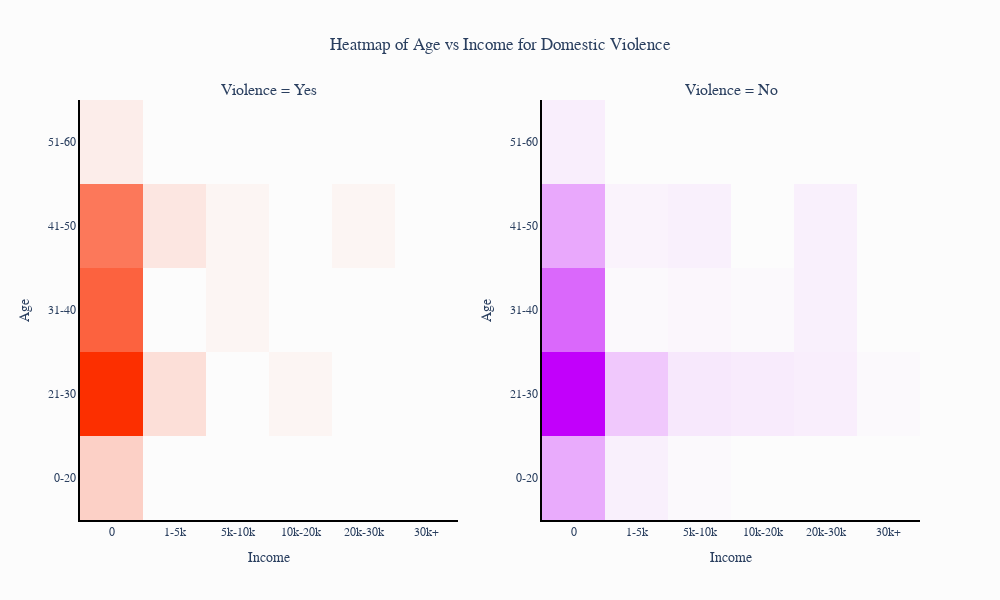

The notebook cell saved with this chart:
### Code cell
import pandas as pd
import plotly.express as px
import plotly.graph_objects as go
from plotly.subplots import make_subplots

# Convert Income to numeric, replacing non-numeric values with 0
df['Income'] = pd.to_numeric(df['Income'], errors='coerce').fillna(0)

# Create age bins
age_bins = [0, 20, 30, 40, 50, 60]
age_labels = ['0-20', '21-30', '31-40', '41-50', '51-60']

# Create income bins
income_bins = [0, 1000, 5000, 10000, 20000, 30000, df['Income'].max()]
income_labels = ['0', '1-5k', '5k-10k', '10k-20k', '20k-30k', '30k+']

# Function to create pivot table
def create_pivot(df):
    df['Age_bin'] = pd.cut(df['Age'], bins=age_bins, labels=age_labels, include_lowest=True)
    df['Income_bin'] = pd.cut(df['Income'], bins=income_bins, labels=income_labels, include_lowest=True)
    pivot = df.pivot_table(values='SL. No', index='Age_bin', columns='Income_bin', aggfunc='count', fill_value=0)
    return pivot

# Create pivot tables
pivot_yes = create_pivot(df[df['Violence'] == 'yes'])
pivot_no = create_pivot(df[df['Violence'] == 'no'])

# Create subplots
fig = make_subplots(rows=1, cols=2, subplot_titles=("Violence = Yes", "Violence = No"))

# Custom color sequences
custom_color_sequence = ['#fc2f00', '#c200fb']

# Add heatmaps
fig.add_trace(
    go.Heatmap(z=pivot_yes.values, x=pivot_yes.columns, y=pivot_yes.index, 
               colorscale=[[0, '#fcfcfc'], [1, custom_color_sequence[0]]],
               showscale=False),  # Remove color scale legend
    row=1, col=1
)
fig.add_trace(
    go.Heatmap(z=pivot_no.values, x=pivot_no.columns, y=pivot_no.index, 
               colorscale=[[0, '#fcfcfc'], [1, custom_color_sequence[1]]],
               showscale=False),  # Remove color scale legend
    row=1, col=2
)

# Update layout
fig.update_layout(
    title='Heatmap of Age vs Income for Domestic Violence',
    font=dict(family="cursive", size=12),
    width=1000,
    height=600,
    title_x=0.5,
    paper_bgcolor='#fcfcfc'
)

# Update axes
for i in [1, 2]:
    fig.update_xaxes(title_text="Income", row=1, col=i, showline=True, linewidth=2, linecolor='black')
    fig.update_yaxes(title_text="Age", row=1, col=i, showline=True, linewidth=2, linecolor='black')

# Show the figure
fig.show()

### Figure 1 — Plotly figure (JSON) as saved in the notebook; plotly's stock layout.template omitted (floating-point values rounded to 4 significant figures)
{"data": [{"colorscale": [[0, "#fcfcfc"], [1, "#fc2f00"]], "showscale": false, "type": "heatmap", "x": ["0", "1-5k", "5k-10k", "10k-20k", "20k-30k", "30k+"], "xaxis": "x", "y": ["0-20", "21-30", "31-40", "41-50", "51-60"], "yaxis": "y", "z": [[6, 0, 0, 0, 0, 0], [28, 4, 0, 1, 0, 0], [21, 0, 1, 0, 0, 0], [18, 3, 1, 0, 1, 0], [2, 0, 0, 0, 0, 0]]}, {"colorscale": [[0, "#fcfcfc"], [1, "#c200fb"]], "showscale": false, "type": "heatmap", "x": ["0", "1-5k", "5k-10k", "10k-20k", "20k-30k", "30k+"], "xaxis": "x2", "y": ["0-20", "21-30", "31-40", "41-50", "51-60"], "yaxis": "y2", "z": [[28, 4, 1, 0, 0, 0], [87, 18, 7, 6, 5, 1], [51, 1, 2, 1, 4, 0], [29, 3, 4, 0, 4, 0], [5, 0, 0, 0, 0, 0]]}], "layout": {"annotations": [{"font": {"size": 16}, "showarrow": false, "text": "Violence = Yes", "x": 0.225, "xanchor": "center", "xref": "paper", "y": 1, "yanchor": "bottom", "yref": "paper"}, {"font": {"size": 16}, "showarrow": false, "text": "Violence = No", "x": 0.775, "xanchor": "center", "xref": "paper", "y": 1, "yanchor": "bottom", "yref": "paper"}], "font": {"family": "cursive", "size": 12}, "height": 600, "paper_bgcolor": "#fcfcfc", "title": {"text": "Heatmap of Age vs Income for Domestic Violence", "x": 0.5}, "width": 1000, "xaxis": {"anchor": "y", "domain": [0, 0.45], "linecolor": "black", "linewidth": 2, "showline": true, "title": {"text": "Income"}}, "xaxis2": {"anchor": "y2", "domain": [0.55, 1], "linecolor": "black", "linewidth": 2, "showline": true, "title": {"text": "Income"}}, "yaxis": {"anchor": "x", "domain": [0, 1], "linecolor": "black", "linewidth": 2, "showline": true, "title": {"text": "Age"}}, "yaxis2": {"anchor": "x2", "domain": [0, 1], "linecolor": "black", "linewidth": 2, "showline": true, "title": {"text": "Age"}}}}
